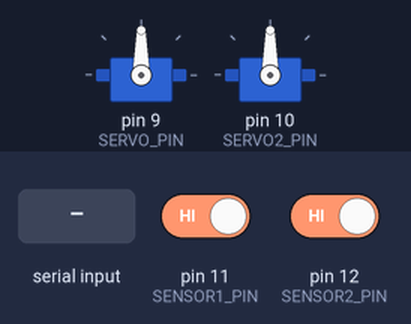
Simulated run of this sketch. Board: Arduino Uno, built with avr-gcc and run on an emulated ATmega328P. Parts: 2 × servo. The inputs (shaded band) are chosen by the test bench; at power-on: pin 11 (SENSOR1_PIN) HIGH, pin 12 (SENSOR2_PIN) HIGH.

Above: at 1.2 s.
1.3 s: "premium\n" received over Serial
At 2.2 s:
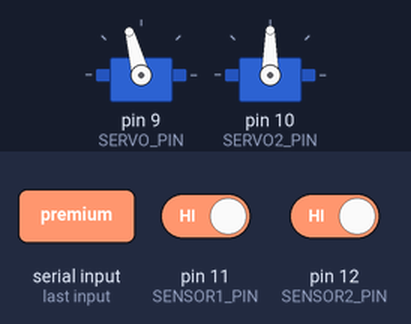
2.8 s: "estandar\n" received over Serial
At 5.6 s:
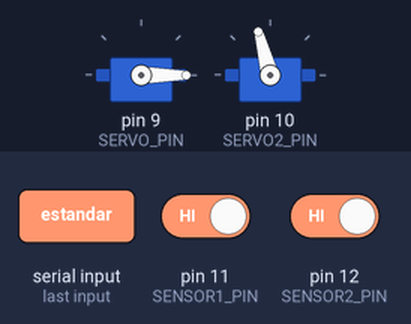
5.8 s: "premium\n" received over Serial
At 8.8 s:
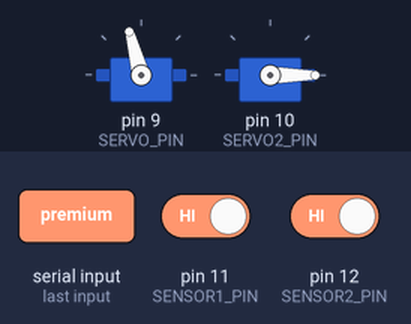
Timing chart, 0 to 12.8 s (numbered marks = the images above; inputs shaded):
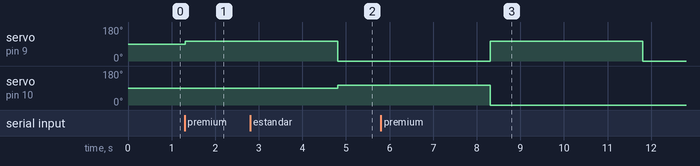

The sketch:

arduino.ino
```cpp
#include <Servo.h>
#include <Keypad.h>

#define SERVO_PIN 9
#define SERVO2_PIN 10
#define SENSOR1_PIN 11
#define SENSOR2_PIN 12
char code[5];
Servo myServo;
Servo myServo2;
const int servoPosClosed = 0;
const int servoPosOpen = 105;
// const byte ROWS = 4;
// const byte COLS = 4;
// const char kp4x4Keys[ROWS][COLS] = {
//   {'1', '2', '3', 'A'},
//   {'4', '5', '6', 'B'},
//   {'7', '8', '9', 'C'},
//   {'*', '0', '#', 'D'}
// };

// byte rowKp4x4Pin[4] = {1, 2, 3, 4};
// byte colKp4x4Pin[4] = {5, 6, 7, 8};


// Keypad kp4x4 = Keypad(makeKeymap(kp4x4Keys), rowKp4x4Pin, colKp4x4Pin, ROWS, COLS);

void setup() {
  myServo.attach(SERVO_PIN);
  myServo2.attach(SERVO2_PIN);
  pinMode(SENSOR1_PIN, INPUT);
  pinMode(SENSOR2_PIN, INPUT);
  Serial.begin(9600);
}

void loop() {


    String mensaje = Serial.readStringUntil('\n');

  if(mensaje.length()>0){
    if (mensaje == "premium") {
      myServo.write(servoPosOpen);
      delay(3500);
      myServo.write(servoPosClosed);
    } else if (mensaje == "estandar") {
      myServo2.write(servoPosOpen);
      delay(3500);
      myServo2.write(servoPosClosed);
    }
  }

  // Leemos el estado de los sensores infrarrojos
  int sensor1Value = digitalRead(SENSOR1_PIN);
  int sensor2Value = digitalRead(SENSOR2_PIN);

  // Si se detecta algo en el sensor1, enviamos "st1" por el puerto serial
  if (sensor1Value == LOW) {
    Serial.println("st1");
          delay(1000);

  }

  // Si se detecta algo en el sensor2, enviamos "st2" por el puerto serial
  if (sensor2Value == LOW) {
    Serial.println("st2");
          delay(1000);

  }
}
```

Measured:
- after the input at 1.3 s, servo on pin 9 (SERVO_PIN): 90° → 105° at once
- after the input at 2.8 s, servo on pin 10 (SERVO2_PIN): 90° → 105° after 2.0 s
- after the input at 5.8 s, servo on pin 9 (SERVO_PIN): 0° → 105° after 2.5 s, → 0° 3.5 s later
